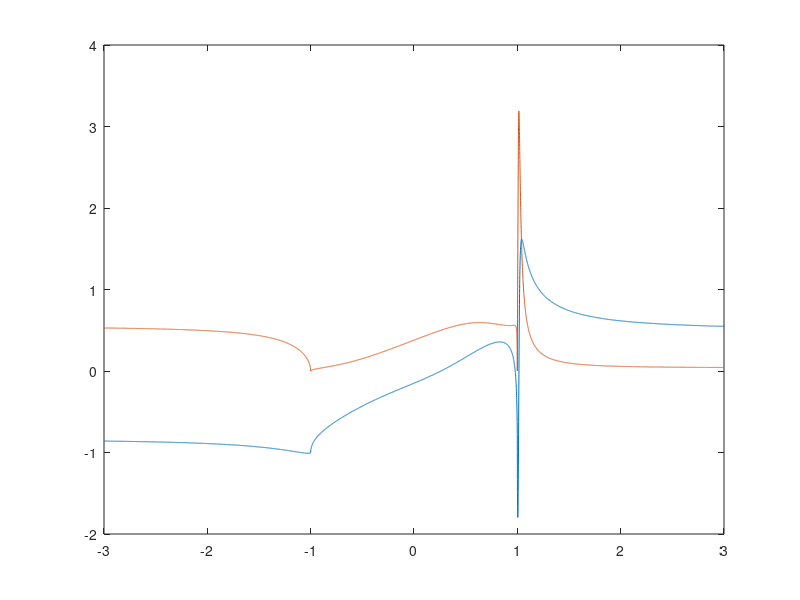

Recreate this plot in MATLAB.
lambda=10e-6;
k0=2*pi/lambda;
kx=linspace(-3*k0,3*k0,10000);
eps_d=1.5+0.3i;
eps_xz=1.5i;
epsv=eps_d-abs(eps_xz)^2/eps_d;
kz1=sqrt(epsv*k0^2-kx.^2);
kz0=sqrt(k0^2-kx.^2);
r=(kz0*epsv-kz1+kx.*eps_xz./eps_d)./(kz0*epsv+kz1-kx.*eps_xz./eps_d);
figure
plot(kx./k0,[real(r);imag(r)])